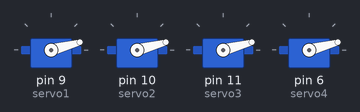
Simulated run of this sketch. Board: Arduino Uno, built with avr-gcc and run on an emulated ATmega328P. On the bench: 4 × servo.

Above: at 0.1 s.
At 1.0 s:
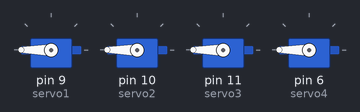
At 1.4 s:
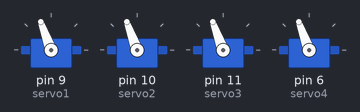
At 2.1 s:
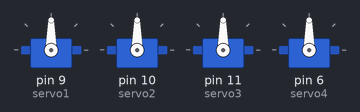
Timing chart, 0 to 3.6 s (numbered marks = the images above):
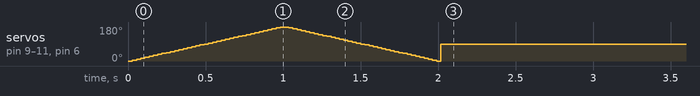

The sketch:

4_Servo_Motors_Control.ino
```cpp
#include <Servo.h>

Servo servo1;

Servo servo2;

Servo servo3;

Servo servo4;

void setup() {

  servo1.attach(9);

  servo2.attach(10);

  servo3.attach(11);

  servo4.attach(6);

  // Sweep لمدة تقارب ثانيتين

  for (int pos = 0; pos <= 180; pos += 5) {

    servo1.write(pos);

    servo2.write(pos);

    servo3.write(pos);

    servo4.write(pos);

    delay(27);

  }

  for (int pos = 180; pos >= 0; pos -= 5) {

    servo1.write(pos);

    servo2.write(pos);

    servo3.write(pos);

    servo4.write(pos);

    delay(27);

  }

  // تثبيت عند 90 درجة

  servo1.write(90);

  servo2.write(90);

  servo3.write(90);

  servo4.write(90);

}

void loop() {

  // يبقى ثابت عند 90 درجة

}
 
```
